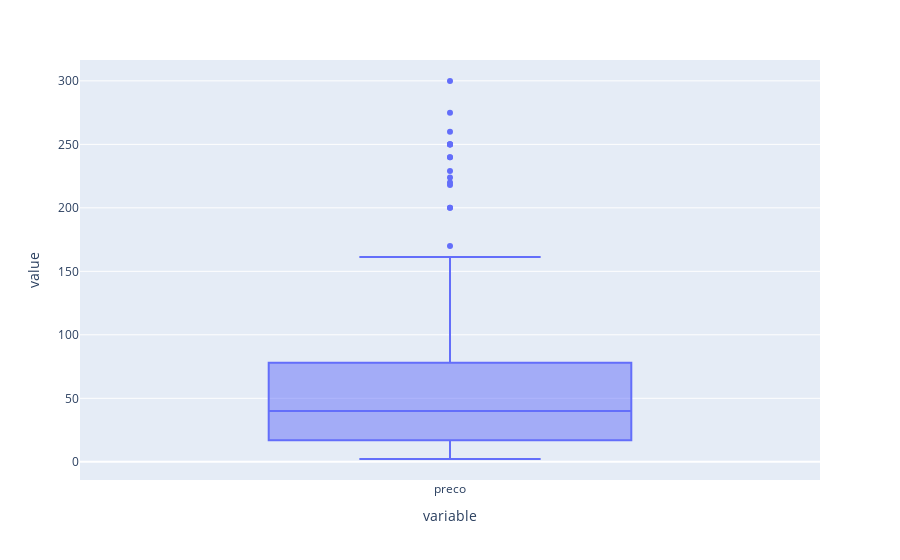

This figure's notebook cell:
### Markdown cell above
## Tratamento de Outlier

Ao realizar análise dos outlier da base, verificamos que apesar de fora do desvio padrão, estes dados não deveriam ser descartados, uma vez que representam o valor real do item.

### Code cell
px.box(dados.preco)

### Figure 1 — Plotly figure (JSON) as saved in the notebook; plotly's stock layout.template omitted (floating-point values rounded to 4 significant figures; data arrays with more than 128 entries replaced by an {"elided": "..."} marker saying what was removed)
{"data": [{"alignmentgroup": "True", "hovertemplate": "variable=%{x}<br>value=%{y}<extra></extra>", "legendgroup": "", "marker": {"color": "#636efa"}, "name": "", "notched": false, "offsetgroup": "", "orientation": "v", "showlegend": false, "type": "box", "x": {"elided": "238 str values"}, "x0": " ", "xaxis": "x", "y": {"elided": "238 float values"}, "y0": " ", "yaxis": "y"}], "layout": {"boxmode": "group", "legend": {"tracegroupgap": 0}, "margin": {"t": 60}, "xaxis": {"anchor": "y", "domain": [0, 1], "title": {"text": "variable"}}, "yaxis": {"anchor": "x", "domain": [0, 1], "title": {"text": "value"}}}}
